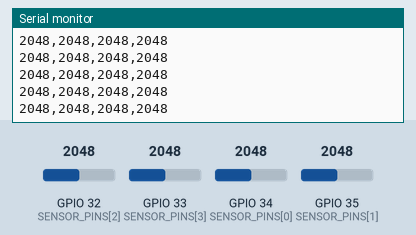
Simulated run of this sketch. Board: ESP32. Parts: the last lines printed to the serial monitor. The inputs (shaded band) are chosen by the test bench; at power-on: GPIO 32 (SENSOR_PINS[2]) = 2048, GPIO 33 (SENSOR_PINS[3]) = 2048, GPIO 34 (SENSOR_PINS[0]) = 2048, GPIO 35 (SENSOR_PINS[1]) = 2048. Nothing arrives over Bluetooth unless stated.

Above: at 1.2 s.
1.3 s: GPIO 32 (SENSOR_PINS[2]) set to 2866
At 1.31 s:
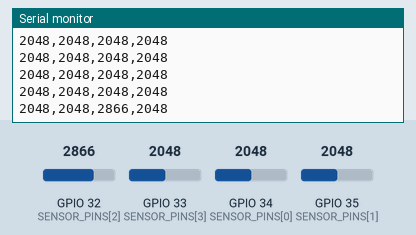
2.8 s: GPIO 33 (SENSOR_PINS[3]) set to 2866
At 2.82 s:
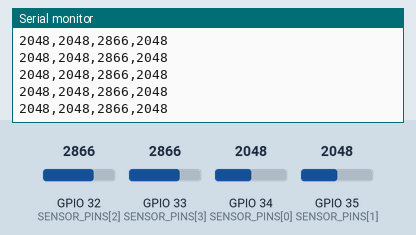
4.3 s: GPIO 34 (SENSOR_PINS[0]) set to 2866
At 4.34 s:
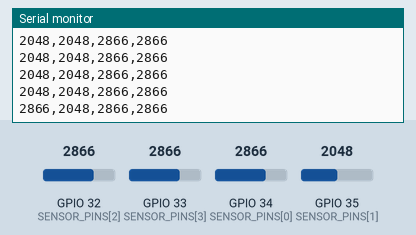
5.8 s: GPIO 35 (SENSOR_PINS[1]) set to 2866
At 5.85 s:
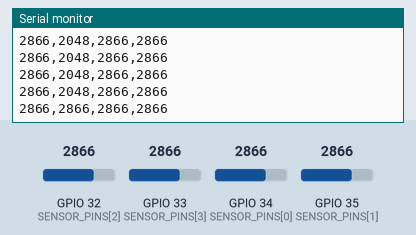
7.3 s: GPIO 32 (SENSOR_PINS[2]) set to 3972
At 7.36 s:
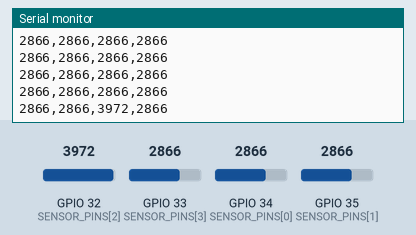
8.8 s: GPIO 33 (SENSOR_PINS[3]) set to 3972
At 8.87 s:
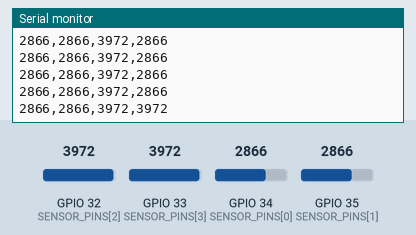
Timing chart, 0 to 11.3 s (numbered marks = the images above; inputs shaded):
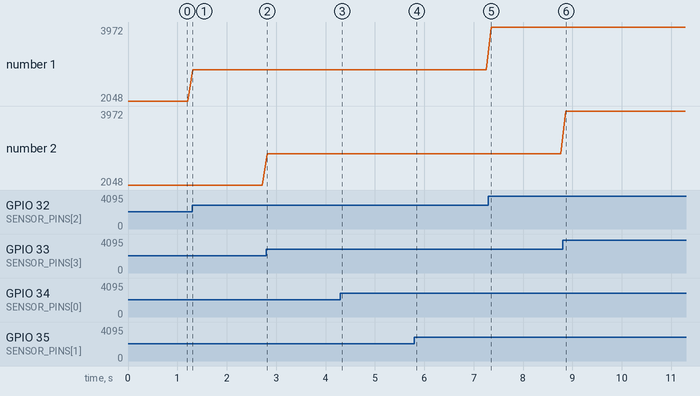

Measured:
- after the input at 1.3 s, the serial monitor: prints a new line at once (image 1)
- after the input at 4.3 s, the serial monitor: prints a new line at once (image 3)
- after the input at 5.8 s, the serial monitor: prints a new line at once (image 4)
- after the input at 7.3 s, the serial monitor: prints a new line after 0.05 s (image 5)
- after the input at 8.8 s, the serial monitor: prints a new line after 0.06 s (image 6)
- plotted number 1: 2048 → 2866 after the input at 1.3 s, 2866 → 3972 after the input at 7.3 s

The sketch:

redStone.ino
```cpp
#include "BluetoothSerial.h"

#if !defined(CONFIG_BT_ENABLED) || !defined(CONFIG_BLUEDROID_ENABLED)
#error Bluetooth is not enabled! Please run `make menuconfig` to and enable it
#endif

#define SENSOR_COUNT (4)
#define DELAY_MS (100)
#define TOTAL_TIME (126000)

const int SENSOR_PINS[SENSOR_COUNT] = {34, 35, 32, 33};

unsigned long timer = 0;
BluetoothSerial SerialBT;

void ble_setup() {
  SerialBT.begin("Group 2 RedStone");
}

void setup() {
  Serial.begin(115200);
  ble_setup();
  timer = millis();
}

void loop() {
  for(int j = 0; j < SENSOR_COUNT; ++j) {
    int val = analogRead(SENSOR_PINS[j]);
    Serial.print(val);
    SerialBT.print(val);
    if (SENSOR_COUNT - 1 != j) {
      Serial.print(",");
      SerialBT.print(",");
    }
  }
  Serial.print("\n");
  SerialBT.print(";\n");
  delay(DELAY_MS);
}
```
